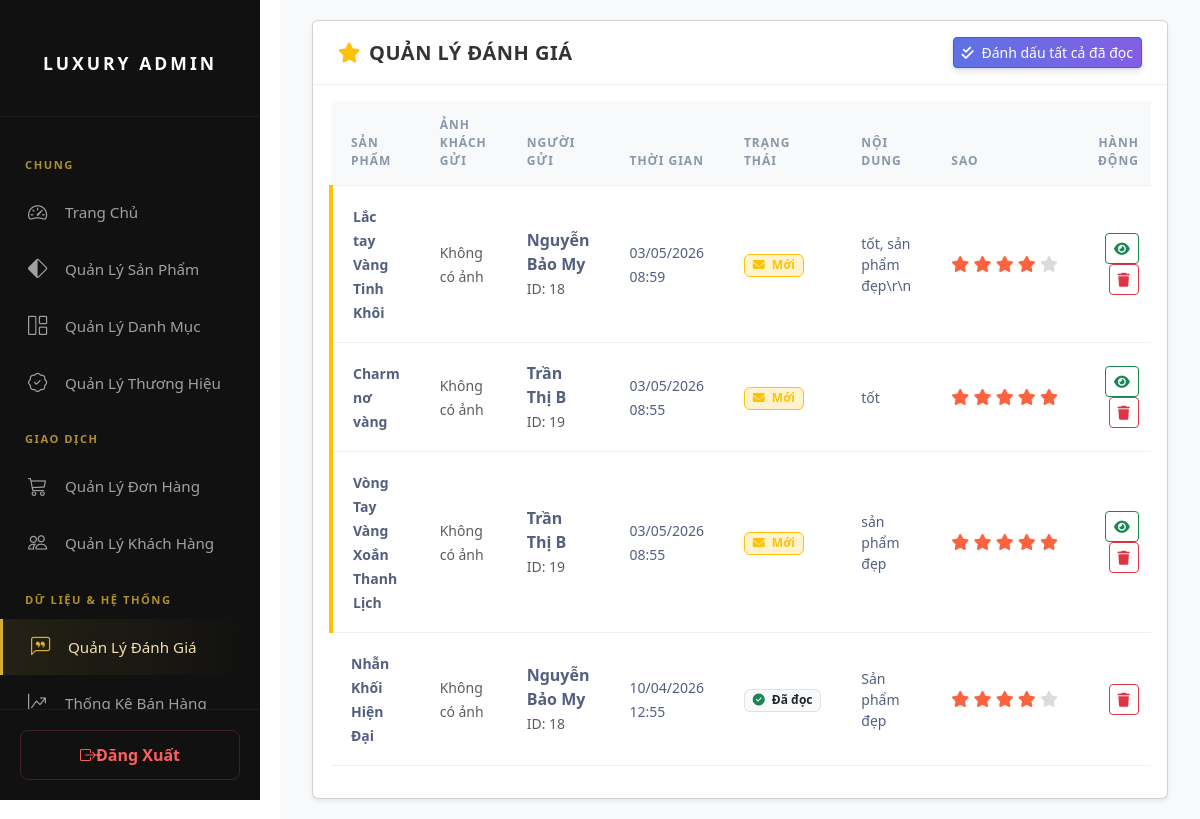
Page /admin/quan_ly_danh_gia.php on the committed database.
### tables this page shows
CREATE TABLE `danh_gia` (
  `ma_danh_gia` int(11) NOT NULL,
  `san_pham_id` int(11) NOT NULL,
  `id_hoadon` int(11) DEFAULT NULL,
  `Idnguoidung` int(11) NOT NULL,
  `so_sao` int(11) NOT NULL,
  `nhan_xet` text DEFAULT NULL,
  `thoi_gian_danh_gia` timestamp NOT NULL DEFAULT current_timestamp(),
  `hinh_anh` varchar(255) DEFAULT NULL,
  `video` varchar(255) DEFAULT NULL,
  `hoten` varchar(255) NOT NULL,
  `trang_thai` varchar(50) DEFAULT NULL
);

CREATE TABLE `sanpham` (
  `id` int(11) NOT NULL,
  `ten_sp` varchar(255) NOT NULL,
  `ma_sp` varchar(50) DEFAULT NULL,
  `gia` decimal(15,2) NOT NULL,
  `gia_khuyen_mai` decimal(15,2) DEFAULT NULL,
  `chat_lieu` varchar(100) DEFAULT NULL,
  `da_chinh` varchar(100) DEFAULT NULL,
  `trong_luong` decimal(10,2) DEFAULT NULL,
  `mo_ta` text DEFAULT NULL,
  `hinh_anh` varchar(255) DEFAULT NULL,
  `danh_muc_id` int(11) DEFAULT NULL,
  `thuong_hieu_id` int(11) DEFAULT NULL,
  `trang_thai` varchar(255) DEFAULT '1',
  `ngay_tao` datetime NOT NULL DEFAULT current_timestamp()
);

### admin/quan_ly_danh_gia.php (the view, shortened to what this page needs)
<?php
include '../php/config.php';
$sql = "SELECT dg.*, sp.ten_sp
        FROM danh_gia dg
        LEFT JOIN sanpham sp ON dg.san_pham_id = sp.id
        ORDER BY dg.thoi_gian_danh_gia DESC";
$result = $conn->query($sql);
?>
<!DOCTYPE html>
<html lang="vi">
<head>
    <link href="https://cdn.jsdelivr.net/npm/bootstrap@5.3.2/dist/css/bootstrap.min.css" rel="stylesheet">
    <link rel="stylesheet" href="https://cdnjs.cloudflare.com/ajax/libs/font-awesome/6.4.2/css/all.min.css">
    <link rel="stylesheet" href="../css/qldg.css">
</head>
<body>
<div class="wrapper">
    <div class="sidebar">
        <?php include('header.php'); ?>
    </div>
    <div class="main-content">
        <div class="container-fluid">
            <div class="card shadow-sm">
                <div class="card-header d-flex justify-content-between align-items-center bg-white py-3">
                    <h5 class="mb-0"><i class="fas fa-star me-2 text-warning"></i>QUẢN LÝ ĐÁNH GIÁ</h5>
                    <form method="POST" onsubmit="return confirm('Xác nhận đánh dấu tất cả đã đọc?')">
                        <button name="mark_all_read" class="btn btn-primary btn-sm">
                            <i class="fas fa-check-double me-1"></i> Đánh dấu tất cả đã đọc
                        </button>
                    </form>
                </div>
                <div class="card-body">
                    <div class="table-responsive">
                        <table class="table table-hover align-middle">
                            <thead class="table-light">
                                <tr>
                                    <th>Sản phẩm</th>
                                    <th>Ảnh khách gửi</th> <th>Người gửi</th>
                                    <th>Thời gian</th>
                                    <th>Trạng thái</th>
                                    <th>Nội dung</th>
                                    <th>Sao</th>
                                    <th class="text-end">Hành động</th>
                                </tr>
                            </thead>
                            <tbody>
                                <?php while($row = $result->fetch_assoc()):
                                    $is_read = ($row['trang_thai'] == '1' || $row['trang_thai'] == 'Đã đọc');
                                ?>
                                <tr class="<?php echo !$is_read ? 'unread' : ''; ?>">
                                    <td><small><strong><?php echo htmlspecialchars($row['ten_sp']); ?></strong></small></td>
                                    <td>
                                        <?php if(!empty($row['hinh_anh'])): ?>
                                            <a href="../image/<?php echo $row['hinh_anh']; ?>" target="_blank">
                                                <img src="../image/<?php echo $row['hinh_anh']; ?>" class="img-review" alt="Feedback">
                                            </a>
                                        <?php else: ?>
                                            <span class="text-muted small">Không có ảnh</span>
                                        <?php endif; ?>
                                    </td>
                                    <td>
                                        <div class="fw-bold"><?php echo htmlspecialchars($row['hoten']); ?></div>
                                        <small class="text-muted">ID: <?php echo $row['Idnguoidung']; ?></small>
                                    </td>
                                    <td><small><?php echo date('d/m/Y H:i', strtotime($row['thoi_gian_danh_gia'])); ?></small></td>
                                    <td>
                                        <?php if($is_read): ?>
                                            <span class="badge bg-light text-dark border"><i class="fas fa-check-circle text-success me-1"></i> Đã đọc</span>
                                        <?php else: ?>
                                            <span class="badge bg-warning-subtle text-warning border border-warning"><i class="fas fa-envelope me-1"></i> Mới</span>
                                        <?php endif; ?>
                                    </td>
                                    <td>
                                        <div class="small text-wrap" style="max-width: 250px;">
                                            <?php echo htmlspecialchars($row['nhan_xet']); ?>
                                        </div>
                                    </td>
                                    <td class="text-nowrap">
                                        <?php for($i = 1; $i <= 5; $i++): ?>
                                            <i class="fas fa-star <?php echo $i <= $row['so_sao'] ? 'star-gold' : 'text-secondary opacity-25'; ?>"></i>
                                        <?php endfor; ?>
                                    </td>
                                    <td class="text-end">
                                        <?php if(!$is_read): ?>
                                            <a href="?mark_read=<?php echo $row['ma_danh_gia']; ?>" class="btn btn-sm btn-outline-success" title="Đánh dấu đã đọc">
                                                <i class="fas fa-eye"></i>
                                            </a>
                                        <?php endif; ?>
                                        <a href="?delete_id=<?php echo $row['ma_danh_gia']; ?>"
                                           onclick="return confirm('Bạn có chắc chắn muốn xóa đánh giá này?')"
                                           class="btn btn-sm btn-outline-danger" title="Xóa">
                                            <i class="fas fa-trash"></i>
                                        </a>
                                    </td>
                                </tr>
                                <?php endwhile; ?>
                            </tbody>
                        </table>
                    </div>
                </div>
            </div>
        </div>
    </div>
</div>
</body>
</html>

### css/qldg.css (style rules this page uses)
* { margin: 0; padding: 0; box-sizing: border-box; }
body { background-color: var(--bg-body); font-family: 'Segoe UI', Tahoma, Geneva, Verdana, sans-serif; color: var(--text-main); }
.main-content { padding: 30px; background-color: #f4f7f6; }
.card { border: none; border-radius: 15px; box-shadow: 0 5px 20px rgba(0,0,0,0.05) !important; overflow: hidden; }
.card-header { background-color: #fff !important; border-bottom: 1px solid #f0f0f0 !important; padding: 20px 25px !important; }
.card-header h5 { font-weight: 700; color: #333; letter-spacing: 0.5px; }
.table { margin-bottom: 0; }
.table thead th { background-color: #f8f9fa; color: #8898aa; text-transform: uppercase; font-size: 0.75rem; font-weight: 600; letter-spacing: 1px; padding: 15px 20px; border-top: none; border-bottom: 1px solid #f0f0f0; }
.table tbody td { padding: 18px 20px; color: #525f7f; border-bottom: 1px solid #f0f0f0; vertical-align: middle; }
.table tbody tr { transition: all 0.3s ease; }
.unread { background-color: #fff9f0 !important; border-left: 4px solid #ffc107; }
.star-gold { color: #fb6340; text-shadow: 0 0 2px rgba(251, 99, 64, 0.2); }
.badge { padding: 6px 12px; border-radius: 30px; font-weight: 500; }
.bg-warning-subtle { background-color: #fff4e5 !important; color: #ff8800 !important; }
.btn-sm { padding: 6px 10px; border-radius: 8px; margin-left: 3px; }
.btn-primary { background: linear-gradient(87deg, #5e72e4 0, #825ee4 100%); border: none; box-shadow: 0 4px 6px rgba(50, 50, 93, .11), 0 1px 3px rgba(0, 0, 0, .08); }

### css/header.css (style rules this page uses)
:root { --bg-dark: #121212; --bg-sidebar: #1a1a1a; --gold-primary: #d4af37; --gold-light: #f4e0af; --text-gray: #a0a0a0; --transition: all 0.3s cubic-bezier(0.4, 0, 0.2, 1); }
* { margin: 0; padding: 0; box-sizing: border-box; }
body { background-color: var(--bg-body); font-family: 'Segoe UI', Tahoma, Geneva, Verdana, sans-serif; color: var(--text-main); }
.sidebar { width: 260px; position: fixed; top: 0; left: 0; height: 100vh; z-index: 1000; background: #111; display: flex; flex-direction: column; }
.main-content { margin-left: 280px; padding: 20px; min-height: 100vh; background-color: #f8f9fa; flex: 1; }

### rows in the picture
danh_gia: san_pham.ten_sp "Lắc tay Vàng Tinh Khôi", shows "Không có ảnh", hoten "Nguyễn Bảo My", Idnguoidung "18", thoi_gian_danh_gia "03/05/2026 08:59", trang_thai "Chưa đọc" (drawn), nhan_xet "tốt, sản phẩm đẹp\\r\\n", so_sao 4 (drawn)
danh_gia: san_pham.ten_sp "Charm nơ vàng", shows "Không có ảnh", hoten "Trần Thị B", Idnguoidung "19", thoi_gian_danh_gia "03/05/2026 08:55", trang_thai "Chưa đọc" (drawn), nhan_xet "tốt", so_sao 5 (drawn)
danh_gia: san_pham.ten_sp "Vòng Tay Vàng Xoắn Thanh Lịch", shows "Không có ảnh", hoten "Trần Thị B", Idnguoidung "19", thoi_gian_danh_gia "03/05/2026 08:55", trang_thai "Chưa đọc" (drawn), nhan_xet "sản phẩm đẹp", so_sao 5 (drawn)
danh_gia: san_pham.ten_sp "Nhẫn Khối Hiện Đại", shows "Không có ảnh", hoten "Nguyễn Bảo My", Idnguoidung "18", thoi_gian_danh_gia "10/04/2026 12:55", trang_thai "1" (drawn), nhan_xet "Sản phẩm đẹp", so_sao 4 (drawn)
